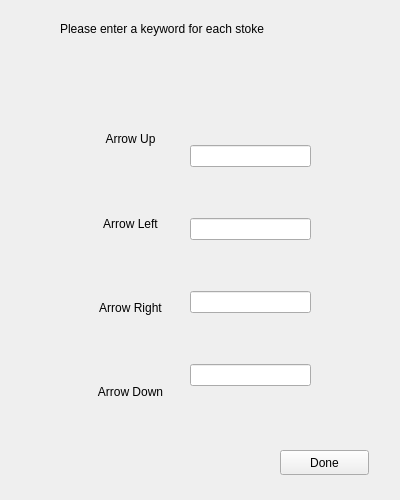
<?xml version="1.0" encoding="UTF-8"?>
<ui version="4.0">
 <class>TetrisWindow</class>
 <widget class="QWidget" name="TetrisWindow">
  <property name="geometry">
   <rect>
    <x>0</x>
    <y>0</y>
    <width>400</width>
    <height>500</height>
   </rect>
  </property>
  <property name="windowTitle">
   <string>Form</string>
  </property>
  <widget class="QWidget" name="verticalLayoutWidget">
   <property name="geometry">
    <rect>
     <x>70</x>
     <y>100</y>
     <width>121</width>
     <height>331</height>
    </rect>
   </property>
   <layout class="QVBoxLayout" name="verticalLayout">
    <item>
     <widget class="QLabel" name="upLabel">
      <property name="text">
       <string>Arrow Up</string>
      </property>
      <property name="alignment">
       <set>Qt::AlignCenter</set>
      </property>
     </widget>
    </item>
    <item>
     <widget class="QLabel" name="leftLabel">
      <property name="text">
       <string>Arrow Left</string>
      </property>
      <property name="alignment">
       <set>Qt::AlignCenter</set>
      </property>
     </widget>
    </item>
    <item>
     <widget class="QLabel" name="rightLabel">
      <property name="text">
       <string>Arrow Right</string>
      </property>
      <property name="alignment">
       <set>Qt::AlignCenter</set>
      </property>
     </widget>
    </item>
    <item>
     <widget class="QLabel" name="downLabel">
      <property name="text">
       <string>Arrow Down</string>
      </property>
      <property name="alignment">
       <set>Qt::AlignCenter</set>
      </property>
     </widget>
    </item>
   </layout>
  </widget>
  <widget class="QWidget" name="verticalLayoutWidget_2">
   <property name="geometry">
    <rect>
     <x>190</x>
     <y>100</y>
     <width>121</width>
     <height>331</height>
    </rect>
   </property>
   <layout class="QVBoxLayout" name="verticalLayout_2">
    <item>
     <widget class="QLineEdit" name="upText"/>
    </item>
    <item>
     <widget class="QLineEdit" name="leftText"/>
    </item>
    <item>
     <widget class="QLineEdit" name="rightText"/>
    </item>
    <item>
     <widget class="QLineEdit" name="downText"/>
    </item>
   </layout>
  </widget>
  <widget class="QLabel" name="label">
   <property name="geometry">
    <rect>
     <x>60</x>
     <y>20</y>
     <width>261</width>
     <height>17</height>
    </rect>
   </property>
   <property name="text">
    <string>Please enter a keyword for each stoke</string>
   </property>
  </widget>
  <widget class="QPushButton" name="pushButton">
   <property name="geometry">
    <rect>
     <x>280</x>
     <y>450</y>
     <width>89</width>
     <height>25</height>
    </rect>
   </property>
   <property name="text">
    <string>Done</string>
   </property>
  </widget>
 </widget>
 <resources/>
 <connections/>
</ui>
